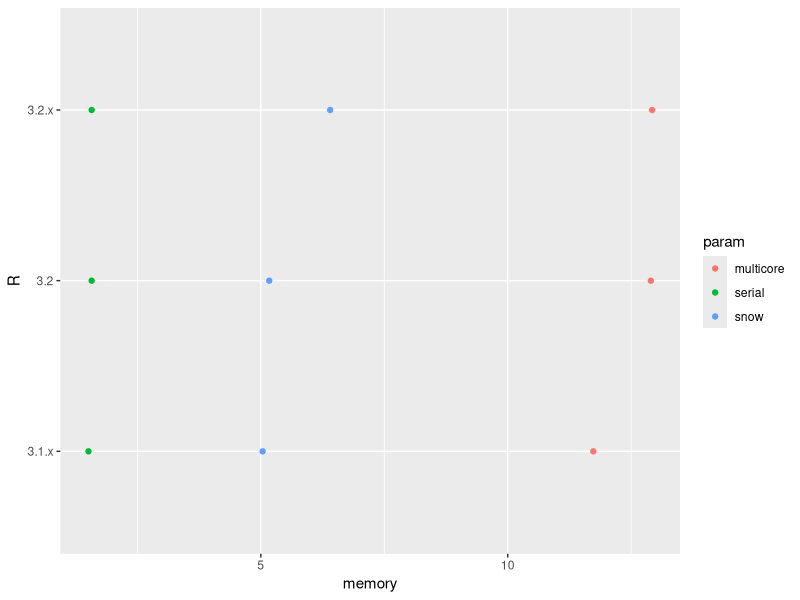
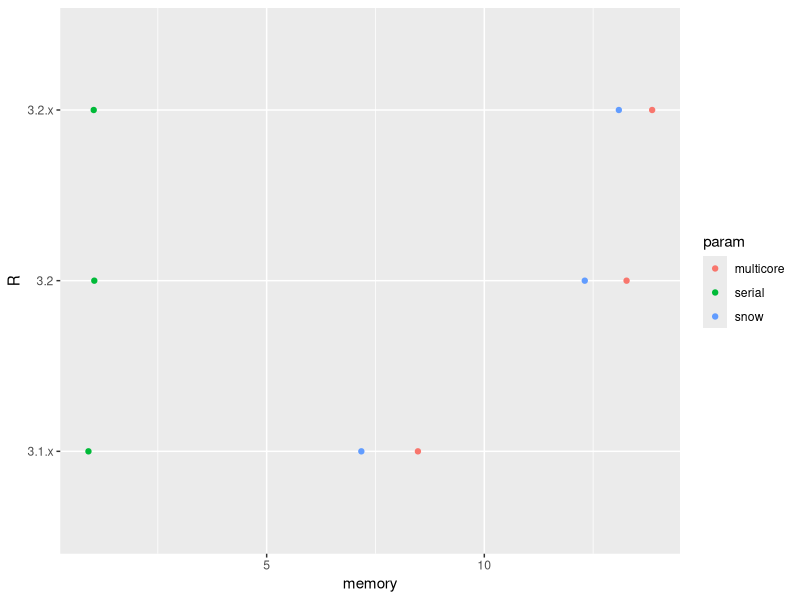

R code for these plots, in order:
## ---- chunk 1
df <- data.frame(
    memory = c(6.404, 5.170, 5.036, 12.926, 12.899, 11.735, 1.573, 1.573, 1.508),
    R = rep(c('3.2.x', '3.2', '3.1.x'), 3),
    param = rep(c('snow', 'multicore', 'serial'), each = 3)
)
knitr::kable(df, format = 'html')
## ---- chunk 2
library('ggplot2')
ggplot(df, aes(x = memory, y = R, colour = param)) + geom_point()
## ---- chunk 3
df2 <- data.frame(
    memory = c(13.091, 12.308, 7.175, 13.856, 13.268, 8.475, 1.027, 1.040, 927.723 / 1024),
    R = rep(c('3.2.x', '3.2', '3.1.x'), 3),
    param = rep(c('snow', 'multicore', 'serial'), each = 3)
)
knitr::kable(df2, format = 'html')
## ---- chunk 4
ggplot(df2, aes(x = memory, y = R, colour = param)) + geom_point()
